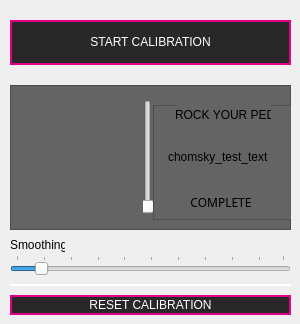
   <widget class="QWidget" name="settingspedalpage">
    <widget class="QFrame" name="pedal_frame">
     <property name="geometry">
      <rect>
       <x>10</x>
       <y>85</y>
       <width>281</width>
       <height>145</height>
      </rect>
     </property>
     <property name="styleSheet">
      <string notr="true">QFrame
{
	background: rgb(100,100,100);
}</string>
     </property>
     <property name="frameShape">
      <enum>QFrame::StyledPanel</enum>
     </property>
     <property name="frameShadow">
      <enum>QFrame::Raised</enum>
     </property>
     <widget class="QLabel" name="label_64">
      <property name="geometry">
       <rect>
        <x>13</x>
        <y>15</y>
        <width>115</width>
        <height>115</height>
       </rect>
      </property>
      <property name="toolTip">
       <string>Current calibration table display</string>
      </property>
      <property name="styleSheet">
       <string notr="true">image: url(:/resources/pedal_graph.png);</string>
      </property>
      <property name="text">
       <string/>
      </property>
     </widget>
     <widget class="QFrame" name="pedal_frame_2">
      <property name="geometry">
       <rect>
        <x>143</x>
        <y>20</y>
        <width>145</width>
        <height>115</height>
       </rect>
      </property>
      <property name="frameShape">
       <enum>QFrame::StyledPanel</enum>
      </property>
      <property name="frameShadow">
       <enum>QFrame::Raised</enum>
      </property>
      <widget class="QLabel" name="pedal_top">
       <property name="geometry">
        <rect>
         <x>15</x>
         <y>40</y>
         <width>109</width>
         <height>23</height>
        </rect>
       </property>
       <property name="styleSheet">
        <string notr="true">image: url(:/resources/pedal_top.png);
background: none;</string>
       </property>
       <property name="text">
        <string>chomsky_test_text</string>
       </property>
      </widget>
      <widget class="QLabel" name="pedal_arrow">
       <property name="geometry">
        <rect>
         <x>113</x>
         <y>25</y>
         <width>21</width>
         <height>37</height>
        </rect>
       </property>
       <property name="styleSheet">
        <string notr="true">image: url(:/resources/pedal_arrow.png);
background: none;</string>
       </property>
       <property name="text">
        <string/>
       </property>
      </widget>
      <widget class="QLabel" name="label_66">
       <property name="geometry">
        <rect>
         <x>22</x>
         <y>0</y>
         <width>96</width>
         <height>20</height>
        </rect>
       </property>
       <property name="text">
        <string>ROCK YOUR PEDAL</string>
       </property>
      </widget>
      <widget class="QLabel" name="label_68">
       <property name="geometry">
        <rect>
         <x>20</x>
         <y>87</y>
         <width>96</width>
         <height>20</height>
        </rect>
       </property>
       <property name="font">
        <font>
         <family>Futura</family>
         <pointsize>-1</pointsize>
         <weight>50</weight>
         <italic>false</italic>
         <bold>false</bold>
        </font>
       </property>
       <property name="styleSheet">
        <string notr="true">font: 12px;</string>
       </property>
       <property name="text">
        <string>COMPLETE</string>
       </property>
       <property name="alignment">
        <set>Qt::AlignCenter</set>
       </property>
      </widget>
      <widget class="QLabel" name="pedal_base">
       <property name="geometry">
        <rect>
         <x>15</x>
         <y>51</y>
         <width>109</width>
         <height>23</height>
        </rect>
       </property>
       <property name="styleSheet">
        <string notr="true">image: url(:/resources/pedal_base.png);
background: none;</string>
       </property>
       <property name="text">
        <string/>
       </property>
      </widget>
     </widget>
     <widget class="QSlider" name="livepedalvalue">
      <property name="enabled">
       <bool>false</bool>
      </property>
      <property name="geometry">
       <rect>
        <x>133</x>
        <y>15</y>
        <width>10</width>
        <height>115</height>
       </rect>
      </property>
      <property name="toolTip">
       <string>Live display of incoming pedal values</string>
      </property>
      <property name="styleSheet">
       <string notr="true"/>
      </property>
      <property name="maximum">
       <number>127</number>
      </property>
      <property name="value">
       <number>1</number>
      </property>
      <property name="orientation">
       <enum>Qt::Vertical</enum>
      </property>
     </widget>
     <zorder>pedal_frame_2</zorder>
     <zorder>label_64</zorder>
     <zorder>livepedalvalue</zorder>
    </widget>
    <widget class="QLabel" name="pedalsmoothing_label">
     <property name="geometry">
      <rect>
       <x>10</x>
       <y>237</y>
       <width>55</width>
       <height>16</height>
      </rect>
     </property>
     <property name="toolTip">
      <string>Ranged 1-10, this sets the amount of smoothing applied to the pedal data.&lt;p&gt;Higher values = more smoothing&lt;br&gt;Lower values = less smoothing</string>
     </property>
     <property name="text">
      <string>Smoothing</string>
     </property>
    </widget>
    <widget class="QPushButton" name="startcalibration_button">
     <property name="geometry">
      <rect>
       <x>10</x>
       <y>20</y>
       <width>281</width>
       <height>45</height>
      </rect>
     </property>
     <property name="toolTip">
      <string>Begins the expression pedal &lt;br&gt;calibration process.</string>
     </property>
     <property name="styleSheet">
      <string notr="true">/*----------- QPushButton ------------*/
QPushButton
{
	background: rgb(40, 40, 40);
	color: white;
	border: 2px solid rgb(230,0,134);
	font: 16pt &quot;Futura&quot;;
	padding: 0,1,0,0;
}

QPushButton:pressed
{
	background: rgb(230, 0, 134);
	color: white;
	border: none;
	font: 16pt &quot;Futura&quot;;
	padding: 0, 1, 0, 0;
}</string>
     </property>
     <property name="text">
      <string>START CALIBRATION</string>
     </property>
    </widget>
    <widget class="QPushButton" name="startcalibration_button_2">
     <property name="geometry">
      <rect>
       <x>10</x>
       <y>295</y>
       <width>281</width>
       <height>20</height>
      </rect>
     </property>
     <property name="toolTip">
      <string>Resets the pedal calibration &lt;br&gt;settings to default values.</string>
     </property>
     <property name="styleSheet">
      <string notr="true">/*----------- QPushButton ------------*/
QPushButton
{
	background: rgb(40, 40, 40);
	color: white;
	border: 2px solid rgb(230,0,134);
	font: 9pt &quot;Futura&quot;;
	padding: 1,1,0,0;
}

QPushButton:pressed
{
	background: rgb(230, 0, 134);
	color: white;
	border: none;
	font: 9pt &quot;Futura&quot;;
	padding: 0, 1, 0, 0;
}</string>
     </property>
     <property name="text">
      <string>RESET CALIBRATION</string>
     </property>
    </widget>
    <widget class="QLabel" name="label_65">
     <property name="geometry">
      <rect>
       <x>10</x>
       <y>284</y>
       <width>281</width>
       <height>6</height>
      </rect>
     </property>
     <property name="styleSheet">
      <string notr="true">border-top: 2px solid white;</string>
     </property>
     <property name="text">
      <string/>
     </property>
    </widget>
    <widget class="QSlider" name="pedalsmoothing">
     <property name="geometry">
      <rect>
       <x>10</x>
       <y>255</y>
       <width>281</width>
       <height>20</height>
      </rect>
     </property>
     <property name="toolTip">
      <string>Adjusts the amount of smoothing placed on expression pedal data.</string>
     </property>
     <property name="styleSheet">
      <string notr="true"/>
     </property>
     <property name="minimum">
      <number>1</number>
     </property>
     <property name="maximum">
      <number>100</number>
     </property>
     <property name="value">
      <number>10</number>
     </property>
     <property name="orientation">
      <enum>Qt::Horizontal</enum>
     </property>
     <property name="tickPosition">
      <enum>QSlider::TicksAbove</enum>
     </property>
    </widget>
   </widget>
